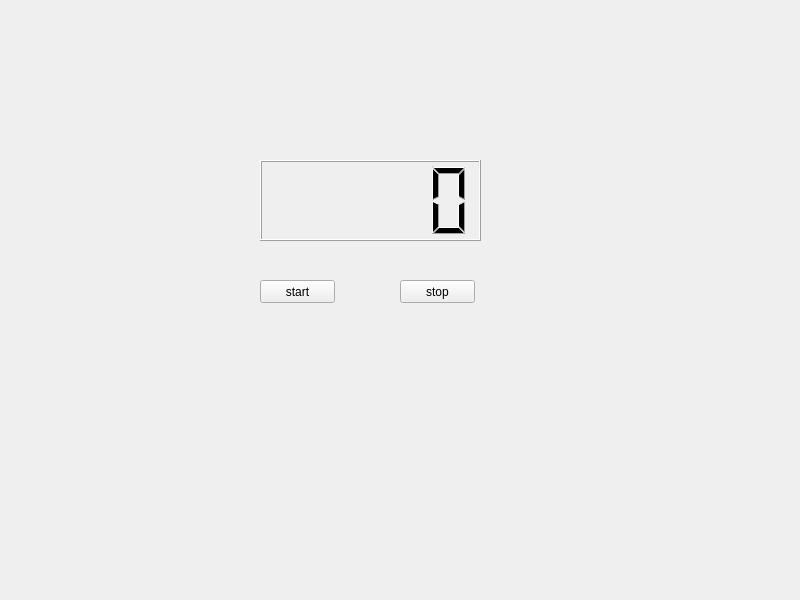
<?xml version="1.0" encoding="UTF-8"?>
<ui version="4.0">
 <class>MyWidget</class>
 <widget class="QWidget" name="MyWidget">
  <property name="geometry">
   <rect>
    <x>0</x>
    <y>0</y>
    <width>800</width>
    <height>600</height>
   </rect>
  </property>
  <property name="windowTitle">
   <string>MyWidget</string>
  </property>
  <widget class="QLCDNumber" name="lcdNumber">
   <property name="geometry">
    <rect>
     <x>260</x>
     <y>160</y>
     <width>221</width>
     <height>81</height>
    </rect>
   </property>
  </widget>
  <widget class="QPushButton" name="buttomStart">
   <property name="geometry">
    <rect>
     <x>260</x>
     <y>280</y>
     <width>75</width>
     <height>23</height>
    </rect>
   </property>
   <property name="text">
    <string>start</string>
   </property>
  </widget>
  <widget class="QPushButton" name="buttomStop">
   <property name="geometry">
    <rect>
     <x>400</x>
     <y>280</y>
     <width>75</width>
     <height>23</height>
    </rect>
   </property>
   <property name="text">
    <string>stop</string>
   </property>
  </widget>
 </widget>
 <resources/>
 <connections/>
</ui>
